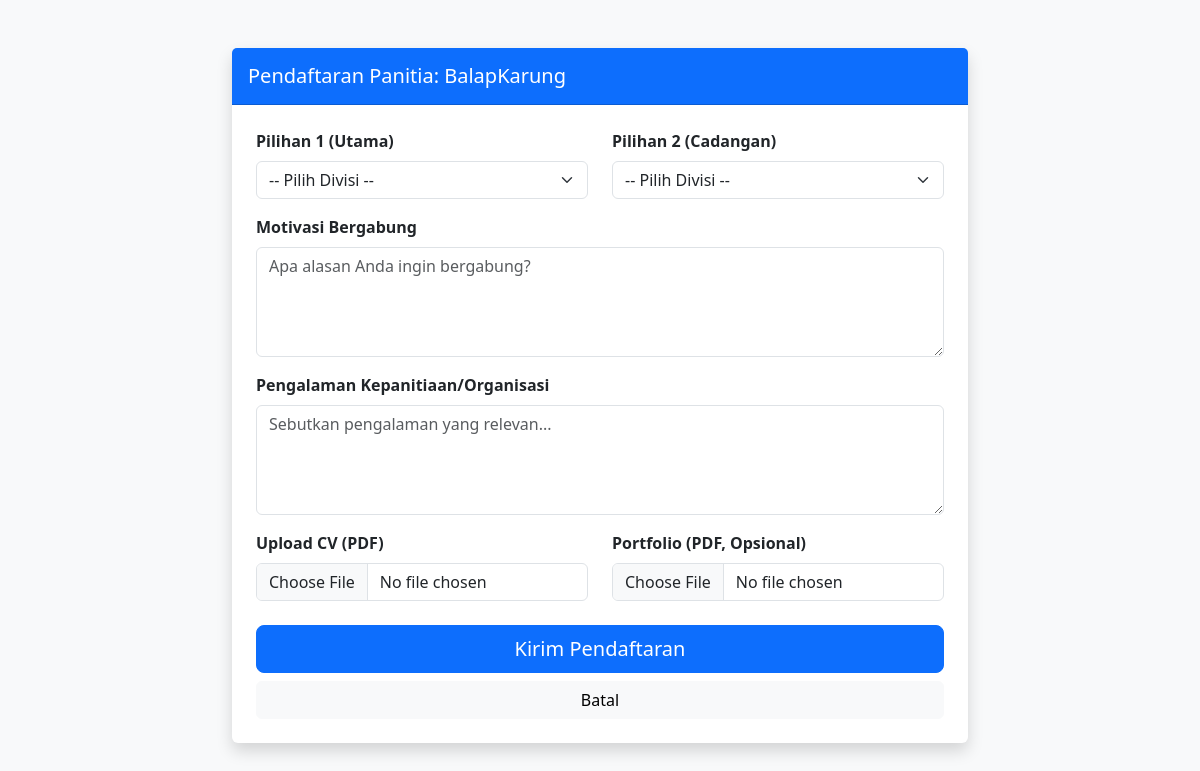
/STUDENT/apply.php?event_id=4, run on an earlier commit of the app's database.
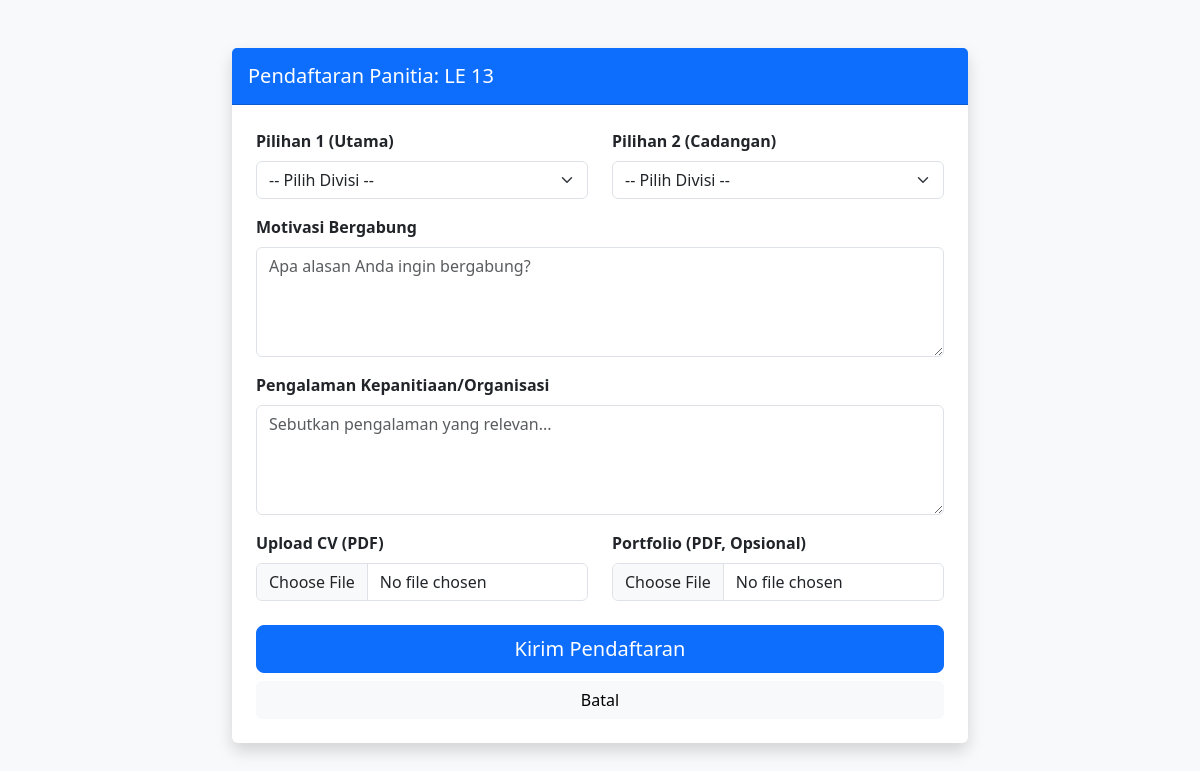
And on a later commit of the database.
### tables this page shows
CREATE TABLE `events` (
  `event_id` int(100) NOT NULL,
  `event_name` varchar(255) NOT NULL,
  `event_description` text DEFAULT NULL,
  `event_date` date NOT NULL,
  `event_end_date` date DEFAULT NULL,
  `event_location` varchar(100) DEFAULT NULL,
  `event_category` varchar(50) DEFAULT NULL,
  `event_poster` varchar(255) DEFAULT NULL,
  `event_status` enum('draft','published') DEFAULT 'draft',
  `created_at` timestamp NOT NULL DEFAULT current_timestamp() ON UPDATE current_timestamp(),
  `created_by` int(100) DEFAULT NULL
);

### STUDENT/apply.php (the view, shortened to what this page needs)
<?php
require_once '../koneksi.php';
$event_id = $_GET['event_id'];
$q_event = mysqli_query($conn, "SELECT event_name FROM events WHERE event_id = '$event_id'");
$event = mysqli_fetch_assoc($q_event);
?>
<!DOCTYPE html>
<html>
<head>
    <link href="https://cdn.jsdelivr.net/npm/bootstrap@5.3.0/dist/css/bootstrap.min.css" rel="stylesheet">
</head>
<body class="bg-light pb-5">
    <div class="container mt-5">
        <div class="row justify-content-center">
            <div class="col-md-8">
                <div class="card shadow border-0">
                    <div class="card-header bg-primary text-white py-3">
                        <h5 class="mb-0">Pendaftaran Panitia: <?php echo $event['event_name']; ?></h5>
                    </div>
                    <div class="card-body p-4">
                        <form action="apply_process.php" method="POST" enctype="multipart/form-data">
                            <div class="row mb-3">
                                <div class="col-md-6">
                                    <label class="form-label fw-bold">Pilihan 1 (Utama)</label>
                                    <select name="pos1" class="form-select" required>
                                        <option value="">-- Pilih Divisi --</option>
                                    </select>
                                </div>
                                <div class="col-md-6">
                                    <label class="form-label fw-bold">Pilihan 2 (Cadangan)</label>
                                    <select name="pos2" class="form-select" required>
                                        <option value="">-- Pilih Divisi --</option>
                                    </select>
                                </div>
                            </div>
                            <div class="mb-3">
                                <label class="form-label fw-bold">Motivasi Bergabung</label>
                                <textarea name="motivation" class="form-control" rows="4" placeholder="Apa alasan Anda ingin bergabung?" required></textarea>
                            </div>
                            <div class="mb-3">
                                <label class="form-label fw-bold">Pengalaman Kepanitiaan/Organisasi</label>
                                <textarea name="experience" class="form-control" rows="4" placeholder="Sebutkan pengalaman yang relevan..." required></textarea>
                            </div>
                            <div class="row mb-4">
                                <div class="col-md-6">
                                    <label class="form-label fw-bold">Upload CV (PDF)</label>
                                    <input type="file" name="cv" class="form-control" accept=".pdf" required>
                                </div>
                                <div class="col-md-6">
                                    <label class="form-label fw-bold">Portfolio (PDF, Opsional)</label>
                                    <input type="file" name="portfolio" class="form-control" accept=".pdf">
                                </div>
                            </div>
                            <div class="d-grid gap-2">
                                <button type="submit" class="btn btn-primary btn-lg">Kirim Pendaftaran</button>
                                <a href="student_dashboard.php" class="btn btn-light">Batal</a>
                            </div>
                        </form>
                    </div>
                </div>
            </div>
        </div>
    </div>
</body>
</html>

What changed in the data, as far as the page shows it:
changed events: event_name "BalapKarung" → "LE 13"
